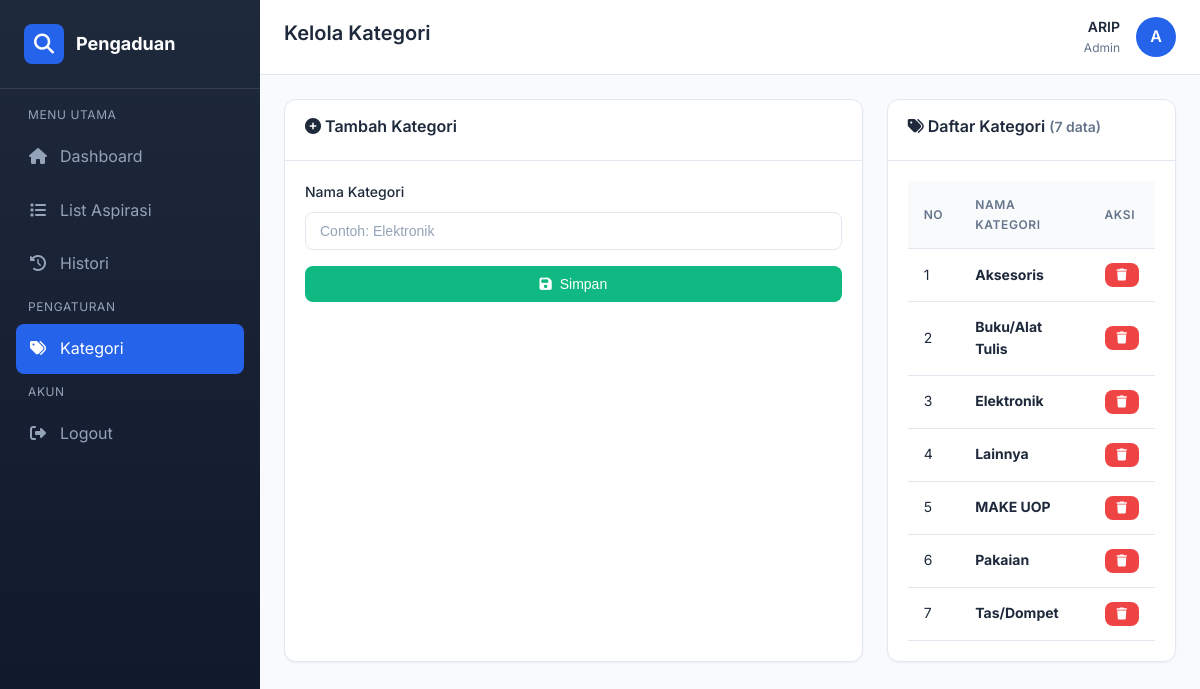
Page /index.php?page=admin_kategori (signed in) on the committed database.
### tables this page shows
CREATE TABLE `kategori` (
  `id_kategori` int NOT NULL,
  `ket_kategori` varchar(50) NOT NULL
);

### controllers/AdminController.php (called while the page is built, shortened)
<?php
require_once __DIR__ . '/../models/Kategori.php';
class AdminController {
    private $kategoriModel;
    public function __construct() {
        $this->kategoriModel = new Kategori();
    }
    public function manageKategori() {
        $kategoriList = $this->kategoriModel->getAll();
        require_once __DIR__ . '/../views/admin/kategori.php';
    }
}

### config/Database.php (called while the page is built, shortened)
<?php
class Database {
    private static $instance = null;
    private $connection;
    private $host = 'localhost';
    private $db_name = 'db_pengaduan_kehilangan_siswa';
    private $username = 'root';
    private $password = '';
    private $charset = 'utf8mb4';
    private function __construct() {
        try {
            $dsn = "mysql:host={$this->host};dbname={$this->db_name};charset={$this->charset}";
            $options = [
                PDO::ATTR_ERRMODE => PDO::ERRMODE_EXCEPTION,
                PDO::ATTR_DEFAULT_FETCH_MODE => PDO::FETCH_ASSOC,
                PDO::ATTR_EMULATE_PREPARES => false,
            ];
            $this->connection = new PDO($dsn, $this->username, $this->password, $options);
        } catch (PDOException $e) {
            die("Koneksi database gagal: " . $e->getMessage());
        }
    }
    public static function getInstance() {
        if (self::$instance === null) {
            self::$instance = new self();
        }
        return self::$instance;
    }
    public function getConnection() {
        return $this->connection;
    }
}

### models/Kategori.php (called while the page is built, shortened)
<?php
require_once __DIR__ . '/../config/Database.php';
class Kategori {
    private $db;
    private $table = 'kategori';
    public function __construct() {
        $this->db = Database::getInstance()->getConnection();
    }
    public function getAll() {
        $stmt = $this->db->query("SELECT * FROM {$this->table} ORDER BY ket_kategori ASC");
        return $stmt->fetchAll();
    }
}

### views/admin/kategori.php (the view, shortened to what this page needs)
<div class="detail-grid">
    <div class="card">
        <div class="card-header">
            <h3 class="card-title">
                <i class="fas fa-plus-circle"></i> Tambah Kategori
            </h3>
        </div>
        <div class="card-body">
            <form action="index.php?page=admin_add_kategori" method="POST">
                <div class="form-group">
                    <label class="form-label">Nama Kategori</label>
                    <input type="text" name="ket_kategori" class="form-control" placeholder="Contoh: Elektronik" required>
                </div>
                <button type="submit" class="btn btn-success" style="width: 100%;">
                    <i class="fas fa-save"></i> Simpan
                </button>
            </form>
        </div>
    </div>
    <div class="card">
        <div class="card-header">
            <h3 class="card-title">
                <i class="fas fa-tags"></i> Daftar Kategori
                <span class="text-muted text-sm">(<?= count($kategoriList) ?> data)</span>
            </h3>
        </div>
        <div class="card-body">
            <?php if (empty($kategoriList)): ?>
            <div class="empty-state">
                <div class="empty-state-icon"><i class="fas fa-tags"></i></div>
                <div class="empty-state-title">Belum Ada Kategori</div>
                <div class="empty-state-desc">Tambahkan kategori pertama.</div>
            </div>
            <?php else: ?>
            <div class="table-container">
                <table class="table">
                    <thead>
                        <tr>
                            <th>No</th>
                            <th>Nama Kategori</th>
                            <th>Aksi</th>
                        </tr>
                    </thead>
                    <tbody>
                        <?php $no = 1; foreach ($kategoriList as $kat): ?>
                        <tr>
                            <td><?= $no++ ?></td>
                            <td><strong><?= htmlspecialchars($kat['ket_kategori']) ?></strong></td>
                            <td>
                                <a href="index.php?page=admin_delete_kategori&id=<?= $kat['id_kategori'] ?>"
                                   class="btn btn-sm btn-danger"
                                   onclick="return confirm('Yakin ingin menghapus kategori ini?')">
                                    <i class="fas fa-trash"></i>
                                </a>
                            </td>
                        </tr>
                        <?php endforeach; ?>
                    </tbody>
                </table>
            </div>
            <?php endif; ?>
        </div>
    </div>
</div>
<?php
require_once __DIR__ . '/../layouts/main.php';
?>

### assets/css/style.css (style rules this page uses)
:root { --primary: #2563eb; --primary-dark: #1d4ed8; --primary-light: #3b82f6; --secondary: #64748b; --success: #10b981; --success-light: #d1fae5; --warning: #f59e0b; --warning-light: #fef3c7; --danger: #ef4444; --danger-light: #fee2e2; --info: #06b6d4; --info-light: #cffafe; --bg-light: #f8fafc; --bg-white: #ffffff; --bg-dark: #1e293b; --text-dark: #1e293b; --text-muted: #64748b; --text-light: #94a3b8; --border-color: #e2e8f0; --shadow-sm: 0 1px 2px 0 rgb(0 0 0 / 0.05); --shadow: 0 4px 6px -1px rgb(0 0 0 / 0.1); --shadow-lg: 0 10px 15px -3px rgb(0 0 0 / 0.1); --radius-sm: 0.375rem; --radius: 0.5rem; --radius-lg: 0.75rem; --radius-xl: 1rem; --transition: all 0.3s ease; }
* { margin: 0; padding: 0; box-sizing: border-box; }
body { font-family: 'Inter', -apple-system, BlinkMacSystemFont, 'Segoe UI', Roboto, sans-serif; background-color: var(--bg-light); color: var(--text-dark); line-height: 1.6; min-height: 100vh; }
a { text-decoration: none; color: inherit; }
h1, h2, h3, h4, h5, h6 { font-weight: 600; line-height: 1.3; margin-bottom: 0.5rem; }
h3 { font-size: 1.25rem; }
.card { background: var(--bg-white); border-radius: var(--radius-lg); box-shadow: var(--shadow-sm); border: 1px solid var(--border-color); overflow: hidden; }
.card-header { padding: 1rem 1.25rem; border-bottom: 1px solid var(--border-color); display: flex; justify-content: space-between; align-items: center; }
.card-title { font-weight: 600; font-size: 1rem; }
.card-body { padding: 1.25rem; }
.table-container { overflow-x: auto; }
.table { width: 100%; border-collapse: collapse; }
.table th, .table td { padding: 0.875rem 1rem; text-align: left; border-bottom: 1px solid var(--border-color); }
.table th { background: var(--bg-light); font-weight: 600; font-size: 0.75rem; text-transform: uppercase; letter-spacing: 0.05em; color: var(--text-muted); }
.table td { font-size: 0.875rem; }
.btn { display: inline-flex; align-items: center; justify-content: center; gap: 0.5rem; padding: 0.625rem 1.25rem; font-size: 0.875rem; font-weight: 500; border-radius: var(--radius); border: none; cursor: pointer; transition: var(--transition); text-decoration: none; }
.btn-sm { padding: 0.375rem 0.75rem; font-size: 0.75rem; }
.btn-success { background: var(--success); color: white; }
.btn-danger { background: var(--danger); color: white; }
.form-group { margin-bottom: 1rem; }
.form-label { display: block; font-size: 0.875rem; font-weight: 500; margin-bottom: 0.5rem; color: var(--text-dark); }
.form-control { width: 100%; padding: 0.625rem 0.875rem; font-size: 0.875rem; border: 1px solid var(--border-color); border-radius: var(--radius); background: var(--bg-white); transition: var(--transition); }
.form-control::placeholder { color: var(--text-light); }
.detail-grid { display: grid; grid-template-columns: 2fr 1fr; gap: 1.5rem; }
.text-muted { color: var(--text-muted); }
.text-sm { font-size: 0.875rem; }

### rows in the picture
kategori: ket_kategori "Aksesoris"
kategori: ket_kategori "Buku/Alat Tulis"
kategori: ket_kategori "Elektronik"
kategori: ket_kategori "Lainnya"
kategori: ket_kategori "MAKE UOP"
kategori: ket_kategori "Pakaian"
kategori: ket_kategori "Tas/Dompet"

### other values in the picture
$pageTitle "Kelola Kategori"
$_SESSION['username'] "ARIP"
$_SESSION['role'] "Admin"
substr($_SESSION['username'] ?? $_SESSION['nama'] ?? 'U', 0, 1) "A"
count($kategoriList) "7"
